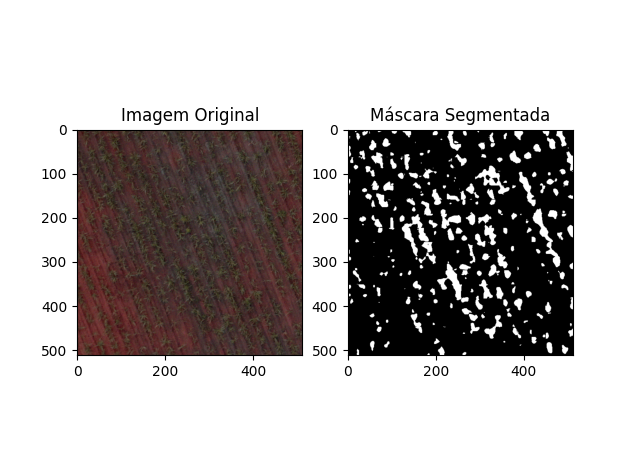
#> input picture inference.PNG, 630 x 464 px
$ python -i binarize_images.py   (imports and definitions only)
#> lines starting #> are read from the running program, lines starting #| are printed output that depends on the picture; after the words box and inside, x2 and y2 are one past the last pixel; in counts of white or black regions, pixels touching at a corner belong together
"""
Propósito: Binarizar as imagens RGB cortadas em blocos as etiquetando e criando "mascaras"
Autor : Joao Victor Rocha <jvmedeirosr@gmail.com>
"""
import cv2 as cv
import os
import argparse
import numpy as np

def apply_gaussian_blur(image: np.ndarray, kernel_size: int = 5) -> np.ndarray:
    """ Aplica um filtro gaussiano à imagem para suavização e redução de ruído.

    Args:
        image (np.ndarray): Imagem de entrada em formato numpy array.
        kernel_size (int, opcional): Tamanho do núcleo do filtro gaussiano. Deve ser ímpar. Default é 5.

    Returns:
        np.ndarray: Imagem suavizada com o filtro gaussiano aplicado.
    """
    return cv.GaussianBlur(image, (kernel_size, kernel_size), 0)

def apply_median_blur(image: np.ndarray, kernel_size: int = 5) -> np.ndarray:
    """
    Aplica um filtro de mediana à imagem para remoção de ruído.

    Args:
        image (np.ndarray): Imagem de entrada em formato numpy array.
        kernel_size (int, opcional): Tamanho do núcleo do filtro de mediana. Deve ser ímpar. Default é 5.

    Returns:
        np.ndarray: Imagem com o filtro de mediana aplicado.
    """
    return cv.medianBlur(image, kernel_size)

def apply_morphological_operations(binary_image: np.ndarray) -> np.ndarray:
    """ Aplica operações morfológicas para limpeza e aprimoramento da imagem binária.

    As operações incluem fechamento para preencher pequenos buracos e abertura para remover pequenas regiões de ruído.

    Args:
        binary_image (np.ndarray): Imagem binária de entrada em formato numpy array.

    Returns:
        np.ndarray: Imagem binária limpa com as operações morfológicas aplicadas.
    """
    kernel = cv.getStructuringElement(cv.MORPH_RECT, (5, 5))
    # Operação de fechamento para preencher pequenos buracos
    closed_image = cv.morphologyEx(binary_image, cv.MORPH_CLOSE, kernel)
    # Operação de abertura para remover pequenas regiões de ruído
    cleaned_image = cv.morphologyEx(closed_image, cv.MORPH_OPEN, kernel)
    return cleaned_image

def remove_small_components(binary_image: np.ndarray, min_size: int = 500) -> np.ndarray:
    """ Remove pequenos componentes conectados da imagem binária que são menores que o tamanho mínimo especificado.

    Args:
        binary_image (np.ndarray): Imagem binária de entrada em formato numpy array.
        min_size (int, opcional): Tamanho mínimo dos componentes conectados a serem mantidos. Default é 500.

    Returns:
        np.ndarray: Imagem binária com pequenos componentes removidos, mantendo apenas os componentes maiores.
    """
    num_labels, labels, stats, _ = cv.connectedComponentsWithStats(binary_image, connectivity=8)
    # Remove pequenos componentes
    large_components = np.zeros_like(binary_image)
    for i in range(1, num_labels):  # Ignora o fundo
        if stats[i, cv.CC_STAT_AREA] >= min_size:
            large_components[labels == i] = 255
    return large_components

def binarize_image(image_path: str, output_folder: str, threshold: int = 128) -> None:
    """Binariza imagens destacando a vegetação.

    Esta função utiliza um limiar para converter uma imagem em tons de cinza em uma imagem binária.
    Pixels com valor superior ao limiar são considerados como vegetação e recebem o valor 1, enquanto os demais recebem 0.

    Args:
        image_path (str): Caminho para o diretório contendo as imagens em tons de cinza.
        output_folder (str): Caminho para o diretório onde as imagens binarizadas serão salvas.
        threshold (int, optional): Valor do limiar para binarização. Padrão: 128.

    Raises:
        FileNotFoundError: Se o caminho ou imagem nao existir.
        ValueError: Se o limiar for inválido (menor ou igual a 0).
        IOError: Se ocorrer um erro durante o processamento da imagem.
    """
#> called with image_path = 'inference.PNG', output_folder = 'out.png', threshold = 128

    # Expande o til no caminho do arquivo, se presente
    image_path = os.path.expanduser(image_path)
    output_folder = os.path.expanduser(output_folder)

    # Carrega a imagem
    image = cv.imread(image_path)
#> image is the input picture: shape (464, 630, 3); mean B, G, R 177.5, 178.3, 182.4

    # Verifica se a imagem foi carregada corretamente
    if image is None:
        print(f"Erro ao carregar o arquivo: {image_path}. Verifique o caminho e a integridade do arquivo.")
        return

    # Converte a imagem para o espaço de cor HSV
    hsv_image = cv.cvtColor(image, cv.COLOR_BGR2HSV)
#> hsv_image: shape (464, 630, 3); mean H, S, V 6.7, 17, 182.4

    # Extraímos os canais de cor
    h, s, v = cv.split(hsv_image)
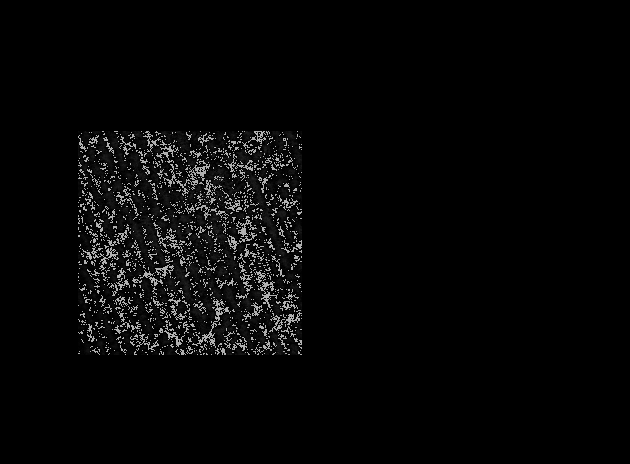
#> h: shape (464, 630); min 0, max 179, mean 6.7
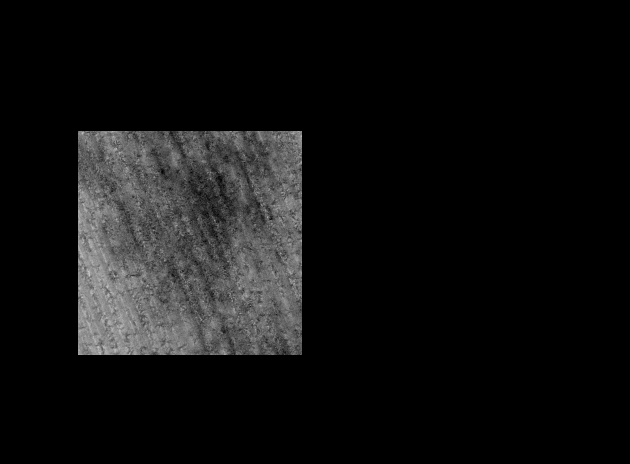
#> s: shape (464, 630); min 0, max 201, mean 17
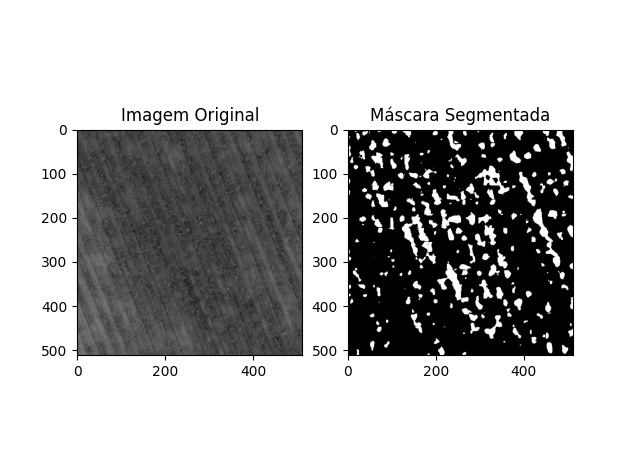
#> v: shape (464, 630); min 0, max 255, mean 182.4

    # Convertemos a imagem para o espaço de cor RGB
    rgb_image = cv.cvtColor(image, cv.COLOR_BGR2RGB)
    r, g, b = cv.split(rgb_image)
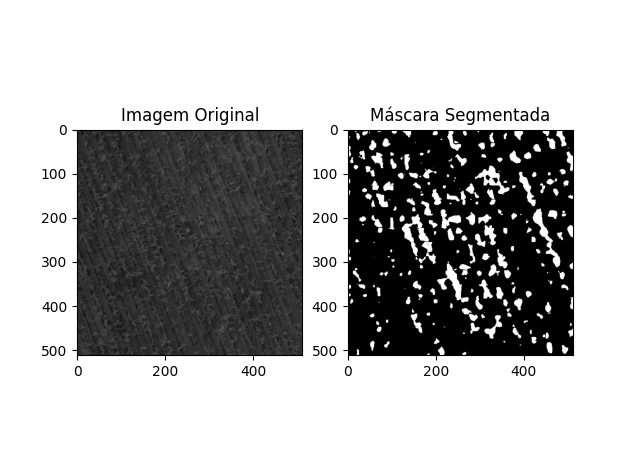
#> g: shape (464, 630); min 0, max 255, mean 178.3

    # Calcula o Índice de Excesso de Verde (ExG)
    exg = (2 * g - r - b)

    # Aplica o filtro Gaussiano para suavizar a imagem
    smoothed_image = apply_gaussian_blur(exg)
#> in apply_gaussian_blur, `return cv.GaussianBlur(image, (kernel_size, kernel_size), 0)`:
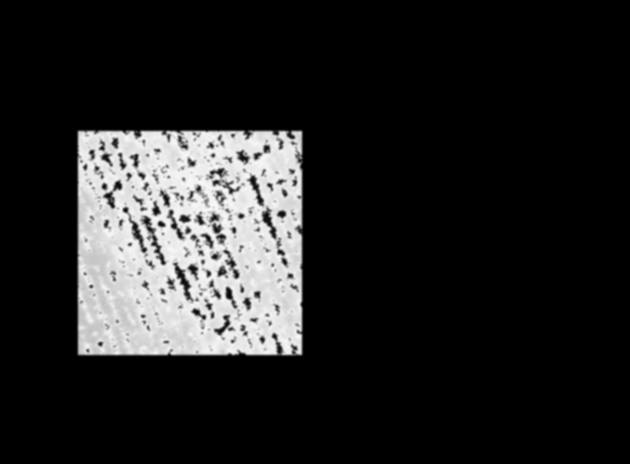
#> returned value: shape (464, 630); min 0, max 250, mean 35

    median_blurred_image = apply_median_blur(smoothed_image)

    # Binariza a imagem usando o limiar
    _, binary_image = cv.threshold(median_blurred_image, threshold, 255, cv.THRESH_BINARY)
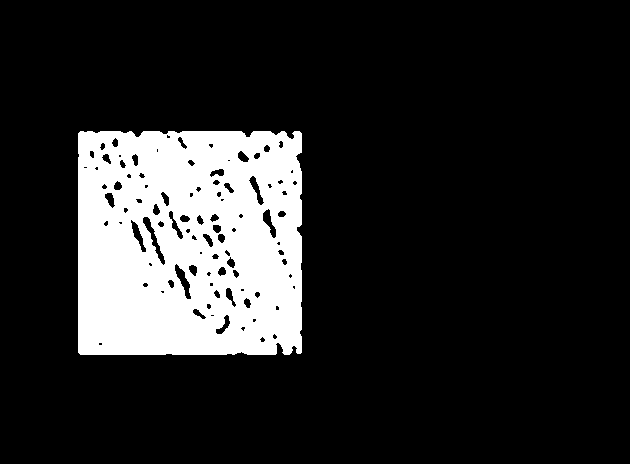
#> binary_image: shape (464, 630); 15.8% white; 1 white region, box (x1, y1, x2, y2) and area: (78, 131, 302, 355) 46295

    morphed_image = apply_morphological_operations(binary_image)
#> in apply_morphological_operations, `closed_image = cv.morphologyEx(binary_image, cv.MORPH_CLOSE, kernel)`:
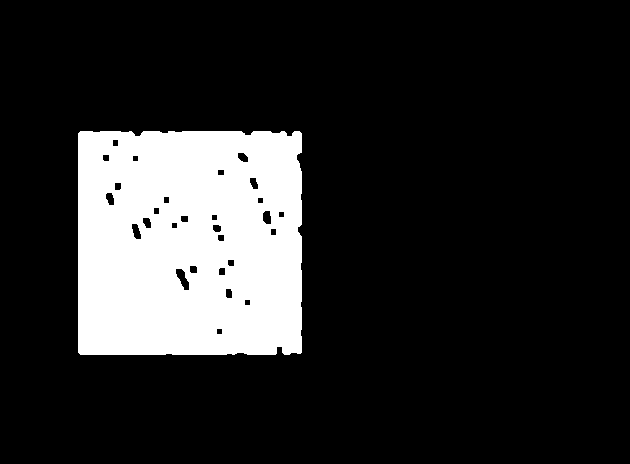
#> closed_image: shape (464, 630); 16.6% white; 1 white region, box (x1, y1, x2, y2) and area: (78, 131, 302, 355) 48502
#> in apply_morphological_operations, `cleaned_image = cv.morphologyEx(closed_image, cv.MORPH_OPEN, kernel)`: cleaned_image: shape (464, 630); 16.6% white; 1 white region, box (x1, y1, x2, y2) and area: (78, 131, 302, 355) 48477

    less_noise = remove_small_components(morphed_image)
#> in remove_small_components, `num_labels, labels, stats, _ = cv.connectedComponentsWithStats(binary_..`: num_labels = 2; stats = [[0, 0, 630, 464, 243843], [78, 131, 224, 224, 48477]]

    final_image = cv.bitwise_not(less_noise)

    # Converte para escala de cinza e salva a imagem binarizada
    output_path = os.path.join(output_folder, os.path.basename(image_path))
    cv.imwrite(output_path, final_image)

    print(f"Binarização concluída. Imagem binarizada salva em {output_path}")

def main() -> None:
    # Configuração do parser de argumentos
    parser = argparse.ArgumentParser(description="Binarização de blocos de imagem para realçar a assinatura espectral da vegetação.")
    parser.add_argument('--input', required=True, type=str, help='Caminho para o diretório de blocos da imagem')
    parser.add_argument('--output', required=True, type=str, help='Pasta onde as imagens binarizadas serão salvas')
    parser.add_argument('--threshold', default=128, type=int, help='Limiar para binarização (padrão: 128)')

    # Parseia os argumentos
    args = parser.parse_args()

    # Cria a pasta de saída, se não existir
    if not os.path.exists(args.output):
        os.makedirs(args.output)

    # Itera sobre cada imagem no diretório de entrada e realiza a binarização
    for filename in os.listdir(args.input):
        if filename.endswith('.png') or filename.endswith('.jpg'):
            image_path = os.path.join(args.input, filename)
            binarize_image(image_path, args.output, args.threshold)

# [2 lines not run here, left out]

>>> result = binarize_image('inference.PNG', 'out.png')

$ run again, on inferencia3.PNG
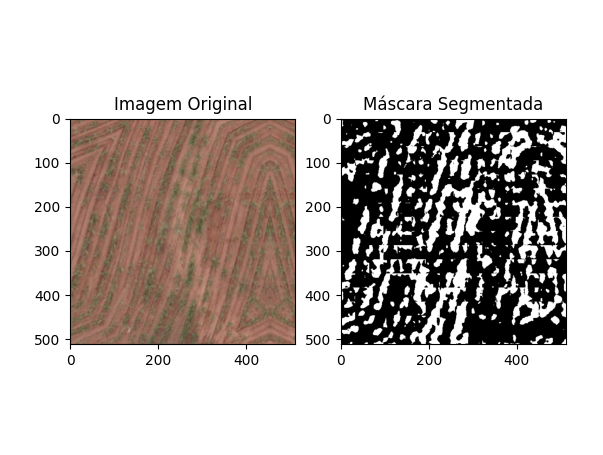
#> input picture inferencia3.PNG, 603 x 455 px
#> in binarize_image, image is the input picture: shape (455, 603, 3); mean B, G, R 188, 191.5, 198.2
#> hsv_image: shape (455, 603, 3); mean H, S, V 2, 18, 198.2
#> in binarize_image, `_, binary_image = cv.threshold(median_blurred_image, threshold, 255, c..`:
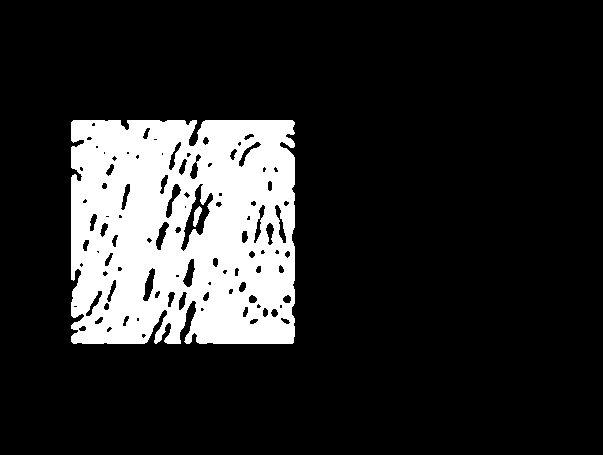
#> binary_image: shape (455, 603); 16.2% white; 2 white regions, box (x1, y1, x2, y2) and area: (71, 120, 295, 344) 44243, (193, 206, 202, 227) 102
#> in apply_morphological_operations, `closed_image = cv.morphologyEx(binary_image, cv.MORPH_CLOSE, kernel)`:
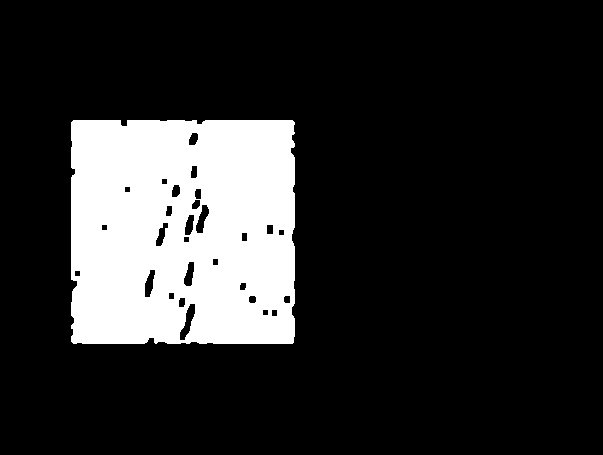
#> closed_image: shape (455, 603); 17.4% white; 1 white region, box (x1, y1, x2, y2) and area: (71, 120, 295, 344) 47760
#> cleaned_image: shape (455, 603); 17.3% white; 1 white region, box (x1, y1, x2, y2) and area: (71, 120, 295, 344) 47581
#> num_labels = 2; stats = [[0, 0, 603, 455, 226784], [71, 120, 224, 224, 47581]]
